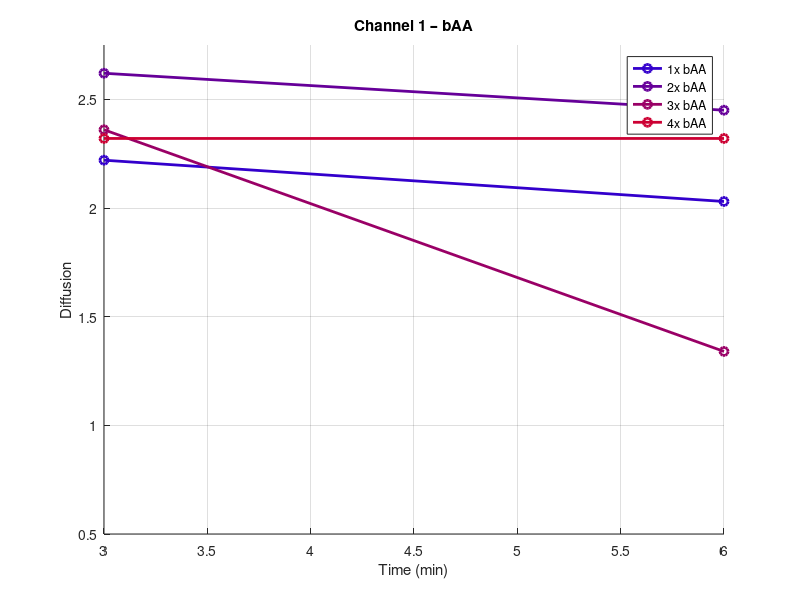

Reproduce this figure in MATLAB. (Note: this script raises an error after producing the figure.)
%% Diffusion reference values from "Res.xlsx"

% Time points (seconds and minutes)
DiffData.time.min = [3 6];
DiffData.time.sec = [180 360];

%% bAA conditions
DiffData.bAA(1).name = '1x bAA';
DiffData.bAA(1).ch1 = [2.22 2.03];
DiffData.bAA(1).ch2 = [1.35 1.21];

DiffData.bAA(2).name = '2x bAA';
DiffData.bAA(2).ch1 = [2.62 2.45];
DiffData.bAA(2).ch2 = [1.56 1.38];

DiffData.bAA(3).name = '3x bAA';
DiffData.bAA(3).ch1 = [2.36 1.34];
DiffData.bAA(3).ch2 = [2.39 1.35];

DiffData.bAA(4).name = '4x bAA';
DiffData.bAA(4).ch1 = [2.32 2.32];
DiffData.bAA(4).ch2 = [1.23 1.24];

%% AA conditions
DiffData.AA(1).name = '2x AA';
DiffData.AA(1).ch1 = [2.04 2.04];
DiffData.AA(1).ch2 = [1.24 1.23];

DiffData.AA(2).name = '3x AA';
DiffData.AA(2).ch1 = [1.94 1.91];
DiffData.AA(2).ch2 = [1.19 1.20];


%% Color gradients
n_bAA = numel(DiffData.bAA);
n_AA  = numel(DiffData.AA);

colors_bAA = [linspace(0.2,0.8,n_bAA)', zeros(n_bAA,1), linspace(0.8,0.2,n_bAA)']; % blue→purple
colors_AA  = [linspace(0.2,0.8,n_AA)', linspace(0.8,0.2,n_AA)', zeros(n_AA,1)];   % green→yellow


fig = figure; hold on
for i = 1:n_bAA
    plot(DiffData.time.min, DiffData.bAA(i).ch1, ...
        '-o', 'LineWidth', 2, 'Color', colors_bAA(i,:), ...
        'DisplayName', DiffData.bAA(i).name);
end
xlabel('Time (min)')
ylabel('Diffusion')
title('Channel 1 – bAA')
legend show
legend('Location', 'Best')
ylim([0.5 2.75])
grid on
saveas(fig, append('D:\Polymer Dynamics', filesep, 'Ch1_bAA.svg'))
saveas(fig, append('D:\Polymer Dynamics', filesep, 'Ch1_bAA.png'))

fig = figure; hold on
for i = 1:n_bAA
    plot(DiffData.time.min, DiffData.bAA(i).ch2, ...
        '-o', 'LineWidth', 2, 'Color', colors_bAA(i,:), ...
        'DisplayName', DiffData.bAA(i).name);
end
xlabel('Time (min)')
ylabel('Diffusion')
title('Channel 2 – bAA')
legend show
legend('Location', 'Best')
ylim([0.5 2.75])
grid on
saveas(fig, append('D:\Polymer Dynamics', filesep, 'Ch2_bAA.svg'))
saveas(fig, append('D:\Polymer Dynamics', filesep, 'Ch2_bAA.png'))

fig = figure; hold on
for i = 1:n_AA
    plot(DiffData.time.min, DiffData.AA(i).ch1, ...
        '-o', 'LineWidth', 2, 'Color', colors_AA(i,:), ...
        'DisplayName', DiffData.AA(i).name);
end
xlabel('Time (min)')
ylabel('Diffusion')
title('Channel 1 – AA')
legend show
legend('Location', 'Best')
ylim([0.5 2.75])
grid on
saveas(fig, append('D:\Polymer Dynamics', filesep, 'Ch1_AA.svg'))
saveas(fig, append('D:\Polymer Dynamics', filesep, 'Ch1_AA.png'))

fig = figure; hold on
for i = 1:n_AA
    plot(DiffData.time.min, DiffData.AA(i).ch2, ...
        '-o', 'LineWidth', 2, 'Color', colors_AA(i,:), ...
        'DisplayName', DiffData.AA(i).name);
end
xlabel('Time (min)')
ylabel('Diffusion')
title('Channel 2 – AA')
legend show
legend('Location', 'Best')
grid on
ylim([0.5 2.75])
saveas(fig, append('D:\Polymer Dynamics', filesep, 'Ch2_AA.svg'))
saveas(fig, append('D:\Polymer Dynamics', filesep, 'Ch2_AA.png'))

